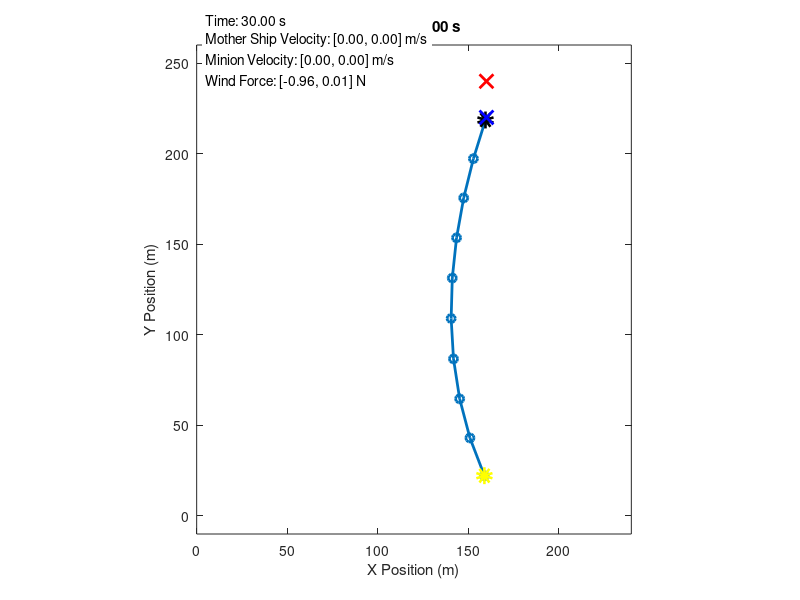
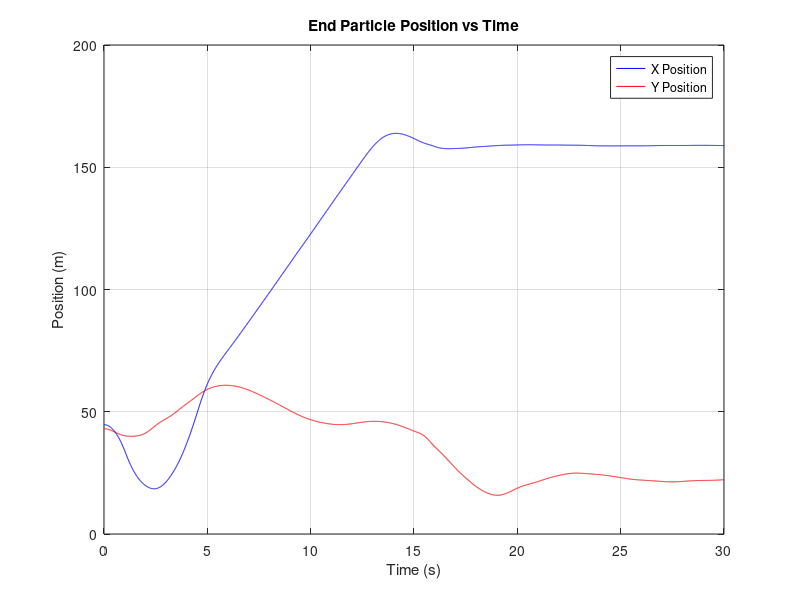

Here is the MATLAB script that generated these plots, in order:
clear;
clc;
close all;

% Parameters
N = 10;               % Number of masses
total_length = 200;   % Total length of the rope
default_mass = 0.05;  % Default mass of each segment
masses = [6.47, repmat(default_mass, 1, N-2), 1]; % Masses: Mothership (10kg), Minion (1kg), Others (0.05kg)
k = 100;              % Spring stiffness
damping = 0.05;       % Damping coefficient
g = 9.81;             % Gravity (m/s^2)
dt = 0.01;            % Time step (s)
total_time = 30;      % Total simulation time (s)

% User-defined initial conditions
mother_ship_position = [10, 240]; % [x, y] position of the mother ship
rope_angle = deg2rad(80);         % Angle of the rope with respect to the horizontal (in radians)

% Derived parameters
rest_length = total_length / (N-1);  % Rest length of each spring

% Initial conditions
positions = zeros(N, 2);   % [x, y] positions of the masses
velocities = zeros(N, 2);  % [vx, vy] velocities of the masses
for i = 1:N
    positions(i, 1) = mother_ship_position(1) + (i-1) * rest_length * cos(rope_angle);
    positions(i, 2) = mother_ship_position(2) - (i-1) * rest_length * sin(rope_angle);
end

% Simulation loop
time = 0:dt:total_time;
trajectory = zeros(length(time), N, 2);

% Mothership controller
target_position = [mother_ship_position(1) + 150, mother_ship_position(2)]; % Target position for particle 1
Kp = 10;                    % Proportional gain
Kd = 5;                    % Derivative gain
max_velocity_mothership = 12;         % Maximum allowable velocity for the mother ship (m/s)

% PD controller parameters for the minion
Kp_minion = 8;      % Proportional gain for minion
Kd_minion = 4;      % Derivative gain for minion
max_force_minion = 20;  % Maximum horizontal thrust (N)
minion_thrust = zeros(length(time), 1);

% Parameters for wind variation
wind_base = [-1, 0];              % Base wind force
wind_amplitude = [0.1, 0.05];       % Amplitude of sinusoidal variation
wind_frequency = [0.5, 0.3];        % Frequency of sinusoidal variation (Hz)
wind_noise_amplitude = [0.05, 0.02];% Amplitude of random noise
wind_record = zeros(length(time), 2);

dropped_package = false;
drop_down_distance = 20;

% Simulation loop
for t = 1:length(time)
    % Dynamic wind force (sinusoidal + random noise)
    wind_force(1) = wind_base(1) + wind_amplitude(1) * sin(2 * pi * wind_frequency(1) * time(t)) ...
                    + wind_noise_amplitude(1) * (2 * rand() - 1);
    wind_force(2) = wind_base(2) + wind_amplitude(2) * sin(2 * pi * wind_frequency(2) * time(t)) ...
                    + wind_noise_amplitude(2) * (2 * rand() - 1);
    wind_record(t, :) = wind_force;

    % Store current positions
    trajectory(t, :, :) = positions;
    
    % Compute forces on each mass
    forces = zeros(N, 2);
    
    for i = 1:N
        % Spring force from the left segment
        if i > 1
            vecLeft = positions(i, :) - positions(i-1, :);
            distLeft = norm(vecLeft);
            forceLeft = -k * (distLeft - rest_length) * (vecLeft / distLeft);
            forces(i, :) = forces(i, :) + forceLeft;
        end
        
        % Spring force from the right segment
        if i < N
            vecRight = positions(i+1, :) - positions(i, :);
            distRight = norm(vecRight);
            forceRight = k * (distRight - rest_length) * (vecRight / distRight);
            forces(i, :) = forces(i, :) + forceRight;
        end
        
        % Damping force
        forces(i, :) = forces(i, :) - damping * velocities(i, :);
        
        % Gravity force
        forces(i, 2) = forces(i, 2) - masses(i) * g;
        
        % Add wind force to all particles
        forces(i, :) = forces(i, :) + wind_force;
    end
    
    % Apply PD controller force to the mothership (particle 1)
    error = target_position - positions(1, :);            % Proportional term
    error_dot = -velocities(1, :);                        % Derivative term
    pd_force = Kp * error + Kd * error_dot + [0, masses(1) * g];
    forces(1, :) = forces(1, :) + pd_force;
    
    % Apply PD controller for the minion (last particle)
    target_position_minion = positions(1, 1);           % Target x is the mothership's current x
    error_minion_x = target_position_minion - positions(N, 1); % Proportional term
    error_dot_minion_x = -velocities(N, 1);               % Derivative term
    pd_force_minion_x = Kp_minion * error_minion_x + Kd_minion * error_dot_minion_x;
    pd_force_minion_x = min(max(pd_force_minion_x, -max_force_minion), max_force_minion);
    forces(N, 1) = forces(N, 1) + pd_force_minion_x;  % Apply the constrained horizontal thrust
    minion_thrust(t) = pd_force_minion_x;

    % Update positions and velocities using Euler integration
    for i = 1:N
        accelerations = forces(i, :) / masses(i);
        velocities(i, :) = velocities(i, :) + accelerations * dt;
        
        % Limit velocity of the mothership (particle 1)
        if i == 1
            velocity_magnitude = norm(velocities(1, :));
            if velocity_magnitude > max_velocity_mothership
                velocities(1, :) = velocities(1, :) * (max_velocity_mothership / velocity_magnitude);
            end
        end
        
        % Update positions
        positions(i, :) = positions(i, :) + velocities(i, :) * dt;
    end

    % Check if the mothership has reached the target
    if norm(positions(1, :) - target_position) < 1.0 && dropped_package == false
        % Move the target downward
        target_position(2) = target_position(2) - drop_down_distance;
        fprintf('New target position: [%.2f, %.2f]\n', target_position(1), target_position(2));
        dropped_package = true;
    end
end
%%
% Calculate velocities from trajectory
mother_ship_velocity_traj = diff(squeeze(trajectory(:, 1, :))) / dt; % Velocity of the mother ship
minion_velocity_traj = diff(squeeze(trajectory(:, end, :))) / dt;    % Velocity of the minion

% Pad the velocities to match the time vector length (since diff reduces the size by 1)
mother_ship_velocity_traj = [mother_ship_velocity_traj; [0, 0]];
minion_velocity_traj = [minion_velocity_traj; [0, 0]];

% Visualization
figure;
for t = 1:10:length(time)
    % Plot the rope
    plot(squeeze(trajectory(t, :, 1)), squeeze(trajectory(t, :, 2)), '-o', 'LineWidth', 2);
    hold on;
    plot(squeeze(trajectory(t, 1, 1)), squeeze(trajectory(t, 1, 2)), 'ko', 'LineWidth', masses(1), 'DisplayName', 'Mothership');
    plot(squeeze(trajectory(t, N, 1)), squeeze(trajectory(t, N, 2)), 'yo', 'LineWidth', masses(1), 'DisplayName', 'Minion');

    % Plot the target point for the mothership
    plot(target_position(1), target_position(2)+drop_down_distance, 'rx', 'MarkerSize', 10, 'LineWidth', 2, 'DisplayName', 'Initial Target');
    plot(target_position(1), target_position(2), 'bx', 'MarkerSize', 10, 'LineWidth', 2, 'DisplayName', 'Final Target');

    % Extract velocities for current frame
    mother_ship_velocity = mother_ship_velocity_traj(t, :);
    minion_velocity = minion_velocity_traj(t, :);
    wind_force = wind_record(t, :);
    
    % Print velocity vectors and wind force on the screen
    annotation_str = sprintf(['Time: %.2f s\n' ...
                              'Mother Ship Velocity: [%.2f, %.2f] m/s\n' ...
                              'Minion Velocity: [%.2f, %.2f] m/s\n' ...
                              'Wind Force: [%.2f, %.2f] N\n'], ...
                              time(t), mother_ship_velocity(1), mother_ship_velocity(2), ...
                              minion_velocity(1), minion_velocity(2), ...
                              wind_force(1), wind_force(2));
    text(5, mother_ship_position(2)+15, annotation_str, 'FontSize', 10, 'BackgroundColor', 'w');
    
    % Plot formatting
    axis equal;
    xlim([0, target_position(1)*1.5]);
    ylim([-10, mother_ship_position(2)+20]);
    title(sprintf('Time: %.2f s', time(t)));
    xlabel('X Position (m)');
    ylabel('Y Position (m)');
    drawnow;
    pause(dt);
    hold off;
end


% End particle position plot
end_particle_positions = squeeze(trajectory(:, end, :));
time = 0:dt:total_time;
figure;
plot(time, end_particle_positions(:, 1), 'b', 'DisplayName', 'X Position');
hold on;
plot(time, end_particle_positions(:, 2), 'r', 'DisplayName', 'Y Position');
title('End Particle Position vs Time');
xlabel('Time (s)');
ylabel('Position (m)');
legend;
grid on;
hold off;
